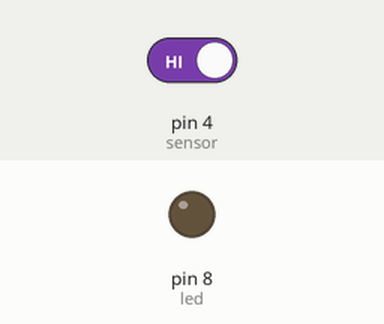
This sketch was run on a simulated Arduino Uno, built with avr-gcc and run on an emulated ATmega328P. On the bench: output pins drawn as LEDs (lit = HIGH). Inputs (shaded band) come from the test bench; at power-on: pin 4 (sensor) HIGH.

Above: at 1.2 s.
1.3 s: pin 4 (sensor) driven LOW
At 1.6 s:
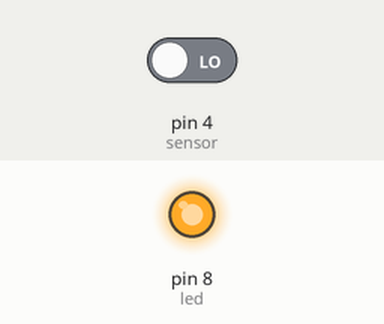
2.8 s: pin 4 (sensor) driven HIGH
At 3.9 s:
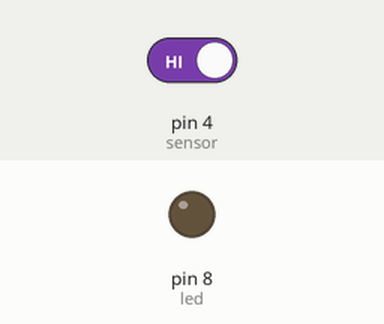
Timing chart, 0 to 5.8 s (numbered marks = the images above; inputs shaded):
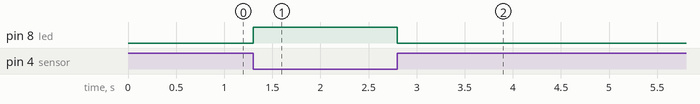

Measured:
- after the input at 1.3 s, pin 8 (led): LOW → HIGH at once
- after the input at 2.8 s, pin 8 (led): HIGH → LOW at once

The sketch:

IRReceiver.ino
```cpp
//Define Part
#define sensor 4
#define led 8
//Setup Part
void setup() {
  //PineMode Part
  pinMode(sensor, INPUT);
  pinMode(led, OUTPUT);
}
//Loop Part
void loop() {
if(digitalRead(sensor) != HIGH){
    digitalWrite(led, HIGH);
}else{
  digitalWrite(led, LOW);
}
}
```
